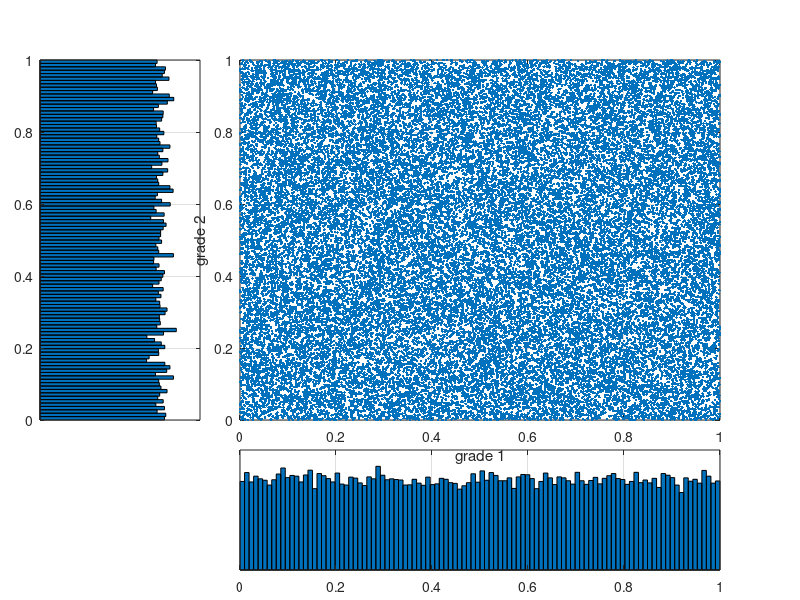
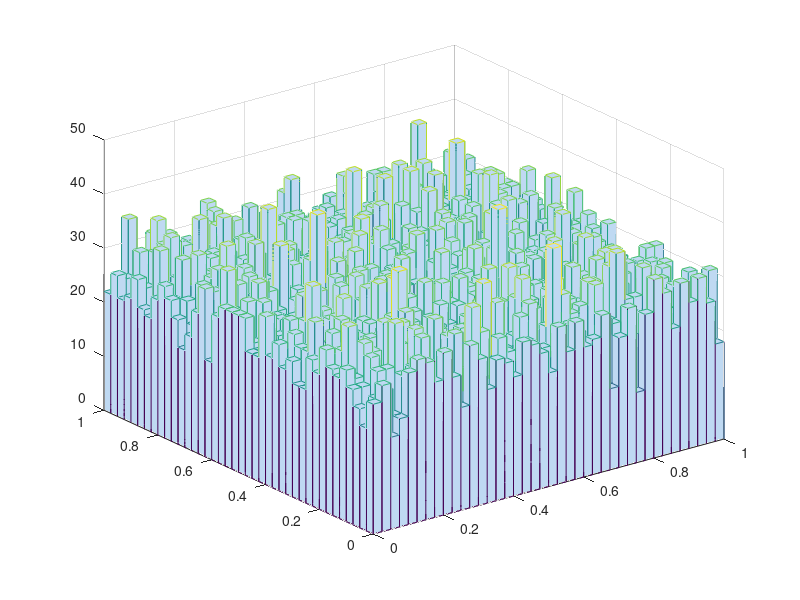

Recreate these plots in MATLAB, in order.
% this script simulates the copula of a bi-variate normal distribution
% see "Risk and Asset Allocation"-Springer (2005), by A. Meucci

clc; clear; close all
%%%%%%%%%%%%%%%%%%%%%%%%%%%%%%%%%%%%%%%%%%%%%%%%%%%%%%%%%%%%%%%%%%%%%%%%%%%%%%%%%%%%%%%%%%%%%%%%%%%%%%%%%%%%%
% input parameters
Mu=[.04  0.05]';     
r=.0;            
sigma=[.25 .3]';    

NumSimul=40000;

%%%%%%%%%%%%%%%%%%%%%%%%%%%%%%%%%%%%%%%%%%%%%%%%%%%%%%%%%%%%%%%%%%%%%%%%%%%%%%%%%%%%%%%%%%%%%%%%%%%%%%%%%%%%%
Sigma=diag(sigma)*[1 r;r 1]*diag(sigma);

X=mvnrnd(Mu,Sigma,NumSimul); % bi-variate normal simulation
X_1=X(:,1);
X_2=X(:,2);

U_1=normcdf(X(:,1),Mu(1),sigma(1)); % grade 1 simulation
U_2=normcdf(X(:,2),Mu(2),sigma(2)); % grade 2 simulation
Copula = [U_1 U_2];		            % copula

%%%%%%%%%%%%%%%%%%%%%%%%%%%%%%%%%%%%%%%%%%%%%%%%%%%%%%%%%%%%%%%%%%%%%%%%%%%%%%%%%%%%%%%%%%%%%%%%%%%%%%%%%%%%
% plots
%%%%%%%%%%%%%%%%%%%%%%%%%%%%%%%%%%%%%%%%%%%%%%%%%%%%%%%%%%%%%%%%%%%%%%%%%%%%%%%%%%%%%%%%%%%%%%%%%%%%%%%%%%%%

figure 
% marginals
NumBins=round(10*log(NumSimul));

subplot('Position',[.05 .3 .2 .6]) 
[n,D]=hist(Copula(:,2),NumBins);
barh(D,n,1);
[y_lim]=get(gca,'ylim')
set(gca,'xtick',[])
grid on

subplot('Position',[.3 .05 .6 .2]) 
[n,D]=hist(Copula(:,1),NumBins);
bar(D,n,1);
[x_lim]=get(gca,'xlim')
set(gca,'ytick',[])
grid on

% scatter plot
subplot('Position',[.3 .3 .6 .6]) 
h=plot(Copula(:,1),Copula(:,2),'.');
set(gca,'xlim',x_lim,'ylim',y_lim)
grid on
xlabel('grade 1');
ylabel('grade 2');

% 3-d histogram (~rescaled pdf)
NumBins3d=round(sqrt(NumSimul)/5);
figure
hist3(Copula(:,[1 2]),[NumBins3d NumBins3d]);